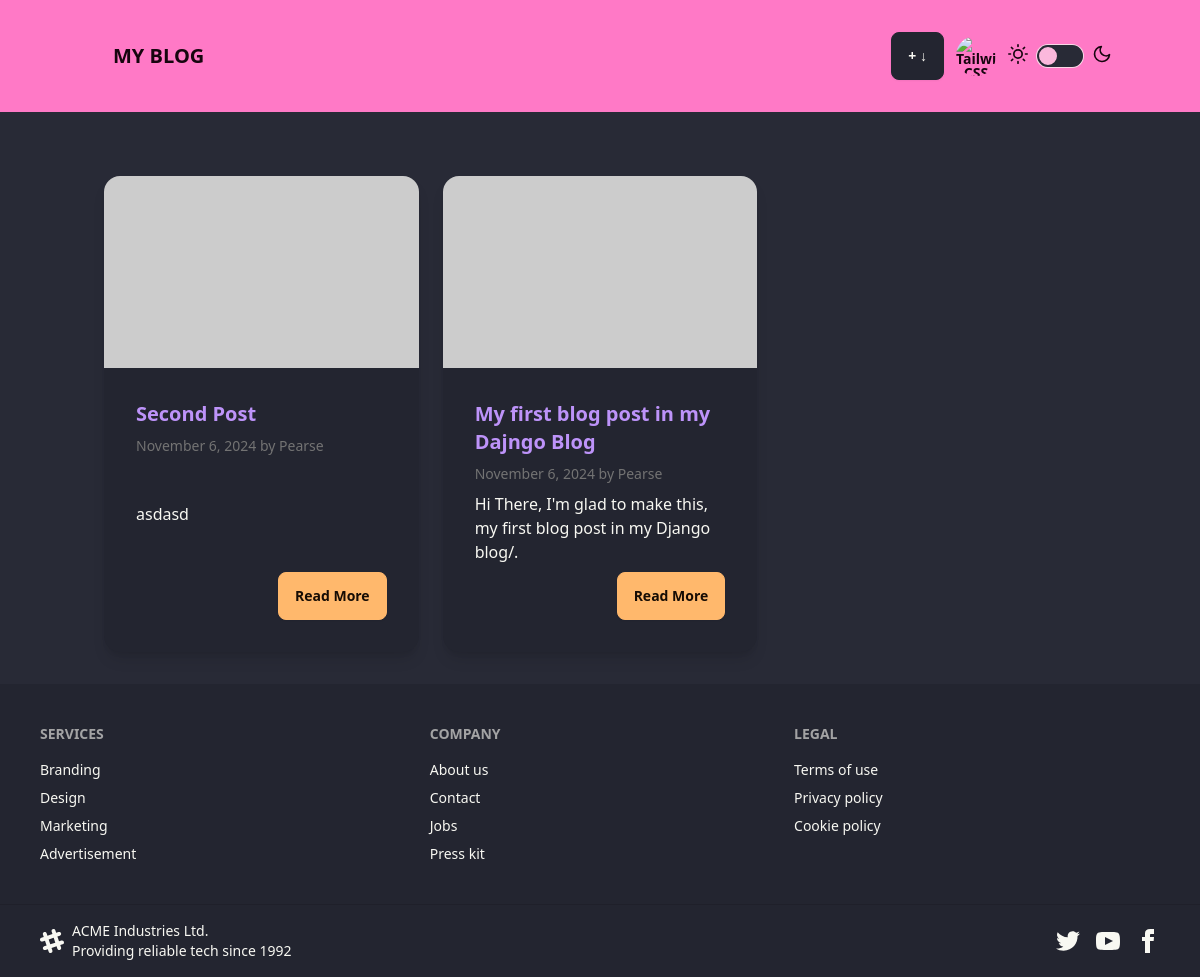
The app's page /, older data.
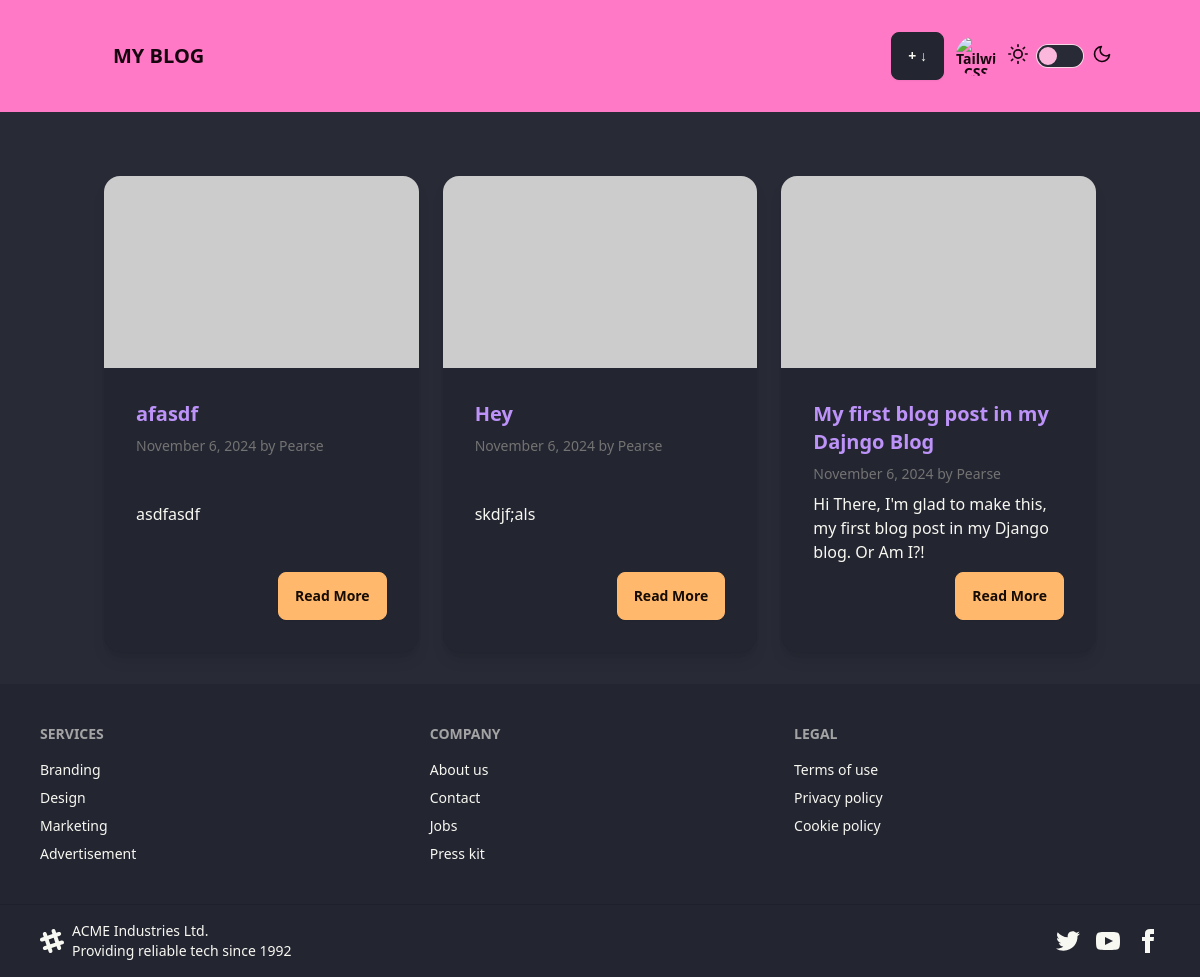
The same page, newer data.
### blog/models.py (models this page shows, shortened)
class Post(models.Model):
    title = models.CharField(max_length=200)
    slug = models.SlugField(unique=True)
    author = models.ForeignKey(User, on_delete=models.CASCADE)
    body = models.TextField()
    cover_image = models.ImageField(upload_to="cover_images/", blank=True, null=True)
    created = models.DateTimeField(default=timezone.now)
    updated = models.DateTimeField(auto_now=True)
    class Meta:
        ordering = ("-created",)

### blog/views.py (the view)
# urls.py: path("", views.post_list, name="post_list"),
def post_list(request):
    posts = Post.objects.all()
    return render(request, "blog/post_list.html", {"posts": posts})

### blog/templates/blog/post_list.html
{% extends "blog/base.html" %} {% block title %}{{ post.title }}{% endblock %}
{% block content %}
<div class="container mx-auto mt-8 px-4">
  <div class="grid grid-cols-1 sm:grid-cols-2 lg:grid-cols-3 gap-6">
    {% for post in posts %}
    <div
      class="card bg-base-200 shadow-lg hover:shadow-2xl transition-all duration-300"
    >
      <figure>
        {% if post.cover_image %}
        <img
          src="{{ post.cover_image.url }}"
          alt="{{ post.title }}"
          class="w-full h-48 object-cover"
        />
        {% else %}
        <img
          src="https://via.placeholder.com/500"
          alt="{{ post.title }}"
          class="w-full h-48 object-cover"
        />
        {% endif %}
      </figure>
      <div class="card-body">
        <h2 class="card-title text-secondary">{{ post.title }}</h2>
        <p class="text-sm text-neutral-500">
          {{ post.created|date:"F j, Y" }} by {{ post.author }}
        </p>
        <p>{{ post.body|truncatewords:30 }}</p>
        <div class="card-actions justify-end">
          <a
            href="{% url 'post_detail' slug=post.slug %}"
            class="btn btn-accent"
            >Read More</a
          >
        </div>
      </div>
    </div>
    {% empty %}
    <p class="text-center col-span-3">No posts available.</p>
    {% endfor %}
  </div>
</div>
{% endblock %}

### blog/templates/blog/base.html (shortened to what this page needs)
{% load static tailwind_tags %}
<!DOCTYPE html>
<html lang="en" data-theme="dracula">
  <head>
    {% tailwind_css %}
  </head>
  <body class="bg-base-100 text-base-content min-h-screen font-sans">
    <header class="bg-primary text-primary-content p-6">
      <div class="container mx-auto flex items-center justify-between">
        <div class="navbar bg-primary">
          <div class="flex-1">
            <a class="btn btn-ghost text-xl" href="/">MY BLOG</a>
          </div>
          <div class="flex-none gap-2">
            <div class="dropdown dropdown-end">
              <div tabindex="0" role="button" class="btn m-1">+ ↓</div>
            </div>
            <div class="dropdown dropdown-end">
              <div
                tabindex="0"
                role="button"
                class="btn btn-ghost btn-circle avatar"
              >
                <div class="w-10 rounded-full">
                  <img
                    alt="Tailwind CSS Navbar component"
                    src="https://img.daisyui.com/images/stock/photo-1534528741775-53994a69daeb.webp"
                  />
                </div>
              </div>
            </div>
          </div>
        </div>
        <label class="flex cursor-pointer gap-2">
          <svg
            xmlns="http://www.w3.org/2000/svg"
            width="20"
            height="20"
            viewBox="0 0 24 24"
            fill="none"
            stroke="currentColor"
            stroke-width="2"
            stroke-linecap="round"
            stroke-linejoin="round"
          >
            <circle cx="12" cy="12" r="5" />
            <path
              d="M12 1v2M12 21v2M4.2 4.2l1.4 1.4M18.4 18.4l1.4 1.4M1 12h2M21 12h2M4.2 19.8l1.4-1.4M18.4 5.6l1.4-1.4"
            />
          </svg>
          <input
            type="checkbox"
            value="synthwave"
            class="toggle theme-controller"
          />
          <svg
            xmlns="http://www.w3.org/2000/svg"
            width="20"
            height="20"
            viewBox="0 0 24 24"
            fill="none"
            stroke="currentColor"
            stroke-width="2"
            stroke-linecap="round"
            stroke-linejoin="round"
          >
            <path d="M21 12.79A9 9 0 1 1 11.21 3 7 7 0 0 0 21 12.79z"></path>
          </svg>
        </label>
      </div>
    </header>
    <main class="flex-1 py-8">{% block content %}{% endblock %}</main>
    <footer class="footer bg-base-200 text-base-content p-10">
      <nav>
        <h6 class="footer-title">Services</h6>
        <a class="link link-hover">Branding</a>
        <a class="link link-hover">Design</a>
        <a class="link link-hover">Marketing</a>
        <a class="link link-hover">Advertisement</a>
      </nav>
      <nav>
        <h6 class="footer-title">Company</h6>
        <a class="link link-hover">About us</a>
        <a class="link link-hover">Contact</a>
        <a class="link link-hover">Jobs</a>
        <a class="link link-hover">Press kit</a>
      </nav>
      <nav>
        <h6 class="footer-title">Legal</h6>
        <a class="link link-hover">Terms of use</a>
        <a class="link link-hover">Privacy policy</a>
        <a class="link link-hover">Cookie policy</a>
      </nav>
    </footer>
    <footer
      class="footer bg-base-200 text-base-content border-base-300 border-t px-10 py-4"
    >
      <aside class="grid-flow-col items-center">
        <p>
          ACME Industries Ltd.
          <br />
          Providing reliable tech since 1992
        </p>
      </aside>
      <nav class="md:place-self-center md:justify-self-end">
        <div class="grid grid-flow-col gap-4">
          <a>
          </a>
          <a>
          </a>
          <a>
            <svg
              xmlns="http://www.w3.org/2000/svg"
              width="24"
              height="24"
              viewBox="0 0 24 24"
              class="fill-current"
            >
              <path
                d="M9 8h-3v4h3v12h5v-12h3.642l.358-4h-4v-1.667c0-.955.192-1.333 1.115-1.333h2.885v-5h-3.808c-3.596 0-5.192 1.583-5.192 4.615v3.385z"
              ></path>
            </svg>
          </a>
        </div>
      </nav>
    </footer>
  </body>
</html>

Row changes from the older to the newer data that the page shows:
removed Post: title "Second Post", created "November 6, 2024", author "Pearse", body "asdasd"
added Post: title "afasdf", created "November 6, 2024", author "Pearse", body "asdfasdf"
added Post: title "Hey", created "November 6, 2024", author "Pearse", body "skdjf;als"
changed Post "My first blog post in my Dajngo Blog": body "Hi There, I'm glad to make this, my first blog post in my Django blog/." → "Hi There, I'm glad to make this, my first blog post in my Django blog. Or Am I?!"
